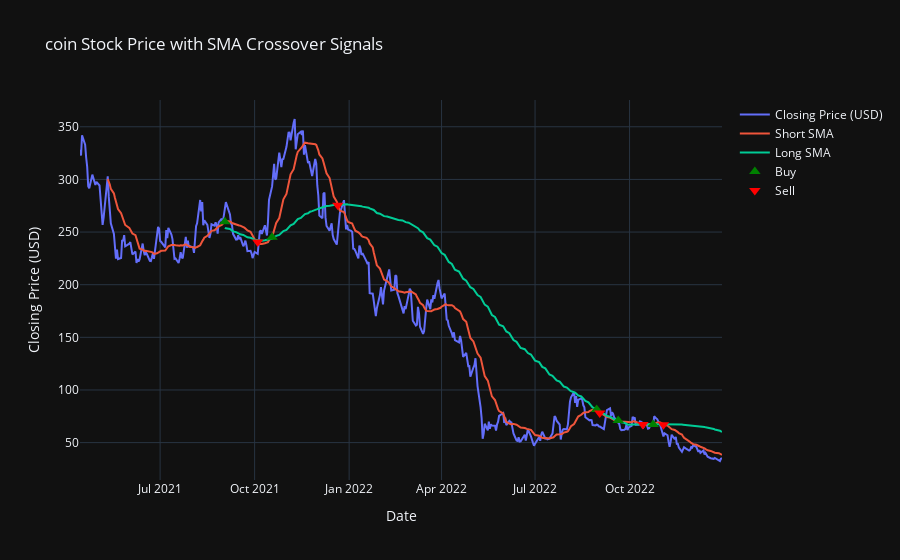
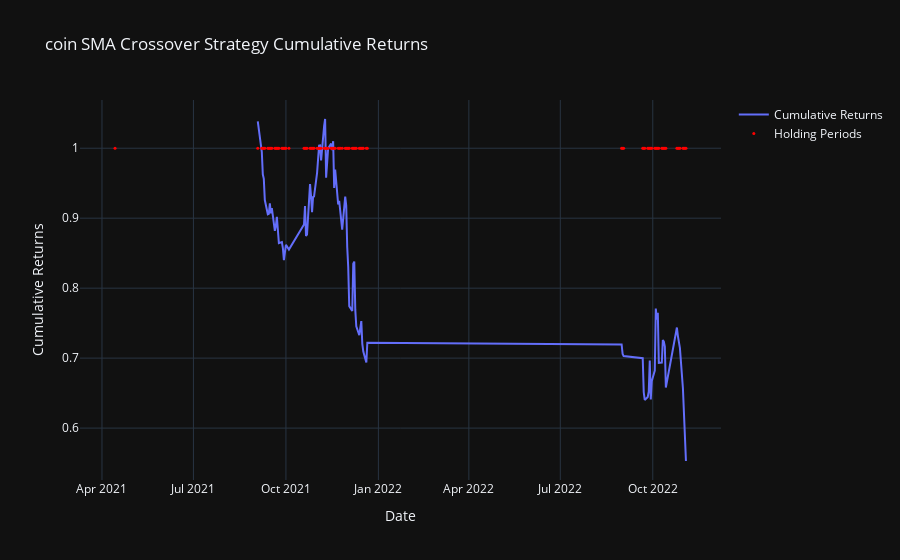
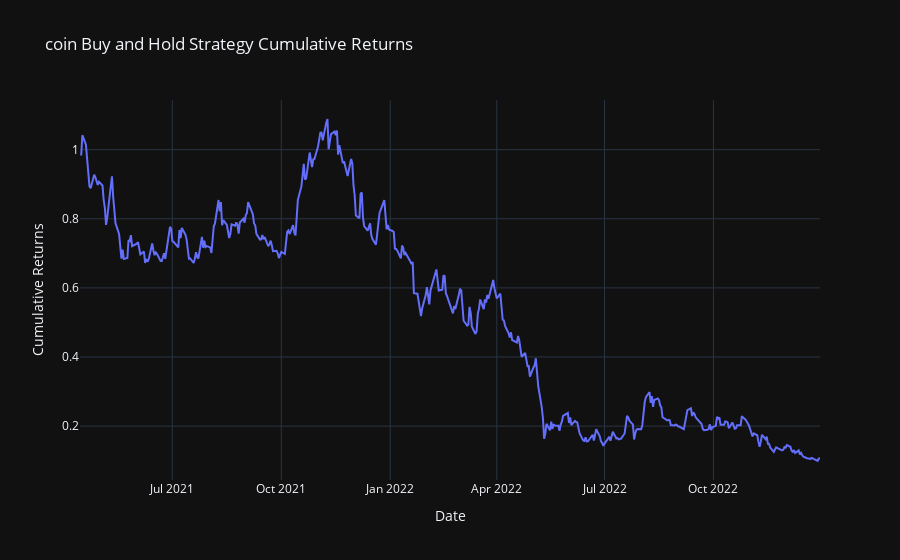
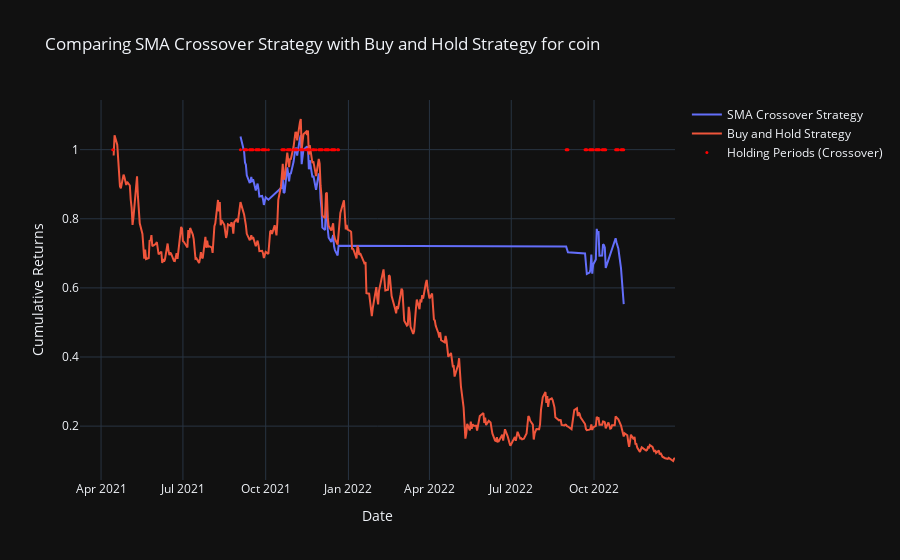

Notebook code cell kept with these figures, in order:
### Code cell
%run source3.ipynb
%run user_input2.ipynb
